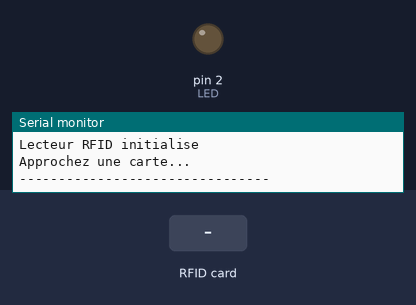
This sketch was run on a simulated Arduino Uno, built with avr-gcc and run on an emulated ATmega328P. On the bench: output pins drawn as LEDs (lit = HIGH), the last lines printed to the serial monitor. The inputs (shaded band) are chosen by the test bench. Pins used as bus, display or sensor lines are not drawn.

Above: at 1.3 s.
1.4 s: RFID card 5E 7A 19 C4 held to the reader
At 2.1 s:
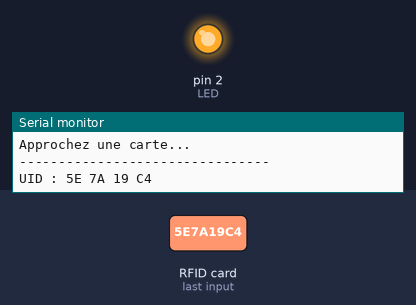
Timing chart, 0 to 12.9 s (numbered marks = the images above; inputs shaded):
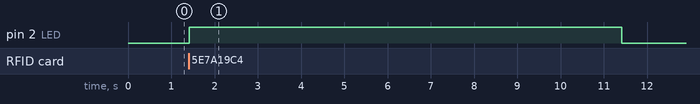

The sketch:

codearduinorfid.ino
```cpp
#include <SPI.h>
#include <MFRC522.h>

// -------------------------
// Définition des broches
// -------------------------

#define SS_PIN 10      // SDA du RC522
#define RST_PIN 9      // RST du RC522

#define LED 2          // LED blanche

// Création de l'objet RFID
MFRC522 mfrc522(SS_PIN, RST_PIN);

void setup()
{
  // Initialisation du moniteur série
  Serial.begin(9600);

  // Initialisation du bus SPI
  SPI.begin();

  // Initialisation du lecteur RFID
  mfrc522.PCD_Init();

  // Configuration de la LED
  pinMode(LED, OUTPUT);
  digitalWrite(LED, LOW);

  Serial.println("--------------------------------");
  Serial.println("Lecteur RFID initialise");
  Serial.println("Approchez une carte...");
  Serial.println("--------------------------------");
}

void loop()
{
  // Vérifie si une nouvelle carte est présente
  if (!mfrc522.PICC_IsNewCardPresent())
  {
    return;
  }

  // Vérifie si la carte peut être lue
  if (!mfrc522.PICC_ReadCardSerial())
  {
    return;
  }

  Serial.print("UID : ");

  // Affichage de l'identifiant
  for (byte i = 0; i < mfrc522.uid.size; i++)
  {
    if (mfrc522.uid.uidByte[i] < 0x10)
      Serial.print("0");

    Serial.print(mfrc522.uid.uidByte[i], HEX);
    Serial.print(" ");
  }

  Serial.println();

  // Allumer la LED
  digitalWrite(LED, HIGH);

  delay(10000);

  digitalWrite(LED, LOW);

  // Fin de communication
  mfrc522.PICC_HaltA();

  mfrc522.PCD_StopCrypto1();
}
```

Measured:
- after the input at 1.4 s, pin 2 (LED): LOW → HIGH at once, → LOW 10.0 s later
